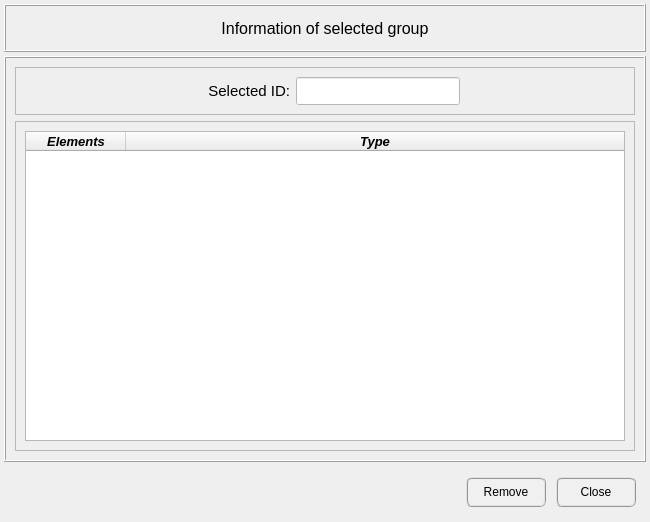
<?xml version="1.0" encoding="UTF-8"?>
<ui version="4.0">
 <class>Dialog</class>
 <widget class="QDialog" name="Dialog">
  <property name="geometry">
   <rect>
    <x>0</x>
    <y>0</y>
    <width>650</width>
    <height>522</height>
   </rect>
  </property>
  <property name="minimumSize">
   <size>
    <width>650</width>
    <height>522</height>
   </size>
  </property>
  <property name="maximumSize">
   <size>
    <width>650</width>
    <height>522</height>
   </size>
  </property>
  <property name="windowTitle">
   <string>Information of selected group</string>
  </property>
  <layout class="QGridLayout" name="gridLayout">
   <property name="leftMargin">
    <number>4</number>
   </property>
   <property name="topMargin">
    <number>4</number>
   </property>
   <property name="rightMargin">
    <number>4</number>
   </property>
   <property name="bottomMargin">
    <number>4</number>
   </property>
   <property name="spacing">
    <number>4</number>
   </property>
   <item row="1" column="0">
    <widget class="QFrame" name="frame_2">
     <property name="minimumSize">
      <size>
       <width>0</width>
       <height>0</height>
      </size>
     </property>
     <property name="maximumSize">
      <size>
       <width>16777215</width>
       <height>16777215</height>
      </size>
     </property>
     <property name="frameShape">
      <enum>QFrame::Box</enum>
     </property>
     <property name="frameShadow">
      <enum>QFrame::Raised</enum>
     </property>
     <layout class="QGridLayout" name="gridLayout_3">
      <item row="0" column="0">
       <widget class="QFrame" name="frame_3">
        <property name="frameShape">
         <enum>QFrame::StyledPanel</enum>
        </property>
        <property name="frameShadow">
         <enum>QFrame::Raised</enum>
        </property>
        <layout class="QGridLayout" name="gridLayout_4">
         <item row="0" column="2">
          <widget class="QLineEdit" name="lineEdit_selected_ID">
           <property name="enabled">
            <bool>true</bool>
           </property>
           <property name="minimumSize">
            <size>
             <width>0</width>
             <height>28</height>
            </size>
           </property>
           <property name="maximumSize">
            <size>
             <width>240</width>
             <height>28</height>
            </size>
           </property>
           <property name="font">
            <font>
             <pointsize>10</pointsize>
            </font>
           </property>
           <property name="focusPolicy">
            <enum>Qt::ClickFocus</enum>
           </property>
           <property name="styleSheet">
            <string notr="true">background-color: rgb(255, 255, 255);</string>
           </property>
           <property name="text">
            <string/>
           </property>
           <property name="alignment">
            <set>Qt::AlignCenter</set>
           </property>
          </widget>
         </item>
         <item row="0" column="1">
          <widget class="QLabel" name="label_selected_id">
           <property name="minimumSize">
            <size>
             <width>100</width>
             <height>0</height>
            </size>
           </property>
           <property name="maximumSize">
            <size>
             <width>100</width>
             <height>16777215</height>
            </size>
           </property>
           <property name="font">
            <font>
             <pointsize>11</pointsize>
            </font>
           </property>
           <property name="text">
            <string>Selected ID:</string>
           </property>
           <property name="alignment">
            <set>Qt::AlignRight|Qt::AlignTrailing|Qt::AlignVCenter</set>
           </property>
          </widget>
         </item>
         <item row="0" column="0">
          <spacer name="horizontalSpacer">
           <property name="orientation">
            <enum>Qt::Horizontal</enum>
           </property>
           <property name="sizeHint" stdset="0">
            <size>
             <width>40</width>
             <height>20</height>
            </size>
           </property>
          </spacer>
         </item>
         <item row="0" column="3">
          <spacer name="horizontalSpacer_2">
           <property name="orientation">
            <enum>Qt::Horizontal</enum>
           </property>
           <property name="sizeHint" stdset="0">
            <size>
             <width>40</width>
             <height>20</height>
            </size>
           </property>
          </spacer>
         </item>
        </layout>
       </widget>
      </item>
      <item row="1" column="0">
       <widget class="QFrame" name="frame_4">
        <property name="frameShape">
         <enum>QFrame::StyledPanel</enum>
        </property>
        <property name="frameShadow">
         <enum>QFrame::Raised</enum>
        </property>
        <layout class="QGridLayout" name="gridLayout_5">
         <item row="0" column="0">
          <widget class="QTreeWidget" name="treeWidget_group_info">
           <property name="minimumSize">
            <size>
             <width>0</width>
             <height>0</height>
            </size>
           </property>
           <property name="maximumSize">
            <size>
             <width>600</width>
             <height>1000</height>
            </size>
           </property>
           <property name="font">
            <font>
             <family>Arial</family>
             <pointsize>10</pointsize>
             <weight>75</weight>
             <italic>true</italic>
             <bold>true</bold>
            </font>
           </property>
           <property name="textElideMode">
            <enum>Qt::ElideRight</enum>
           </property>
           <property name="indentation">
            <number>0</number>
           </property>
           <property name="uniformRowHeights">
            <bool>false</bool>
           </property>
           <property name="animated">
            <bool>false</bool>
           </property>
           <property name="allColumnsShowFocus">
            <bool>false</bool>
           </property>
           <property name="headerHidden">
            <bool>false</bool>
           </property>
           <property name="columnCount">
            <number>2</number>
           </property>
           <attribute name="headerVisible">
            <bool>true</bool>
           </attribute>
           <column>
            <property name="text">
             <string>Elements</string>
            </property>
            <property name="textAlignment">
             <set>AlignCenter</set>
            </property>
           </column>
           <column>
            <property name="text">
             <string>Type</string>
            </property>
            <property name="textAlignment">
             <set>AlignCenter</set>
            </property>
           </column>
          </widget>
         </item>
        </layout>
       </widget>
      </item>
     </layout>
    </widget>
   </item>
   <item row="0" column="0">
    <widget class="QFrame" name="frame">
     <property name="minimumSize">
      <size>
       <width>0</width>
       <height>48</height>
      </size>
     </property>
     <property name="maximumSize">
      <size>
       <width>16777215</width>
       <height>48</height>
      </size>
     </property>
     <property name="frameShape">
      <enum>QFrame::Box</enum>
     </property>
     <property name="frameShadow">
      <enum>QFrame::Raised</enum>
     </property>
     <property name="lineWidth">
      <number>1</number>
     </property>
     <layout class="QGridLayout" name="gridLayout_2">
      <property name="leftMargin">
       <number>4</number>
      </property>
      <property name="topMargin">
       <number>4</number>
      </property>
      <property name="rightMargin">
       <number>4</number>
      </property>
      <property name="bottomMargin">
       <number>4</number>
      </property>
      <property name="spacing">
       <number>4</number>
      </property>
      <item row="0" column="0">
       <widget class="QLabel" name="label">
        <property name="font">
         <font>
          <pointsize>12</pointsize>
         </font>
        </property>
        <property name="text">
         <string>Information of selected group</string>
        </property>
        <property name="textFormat">
         <enum>Qt::AutoText</enum>
        </property>
        <property name="alignment">
         <set>Qt::AlignCenter</set>
        </property>
       </widget>
      </item>
     </layout>
    </widget>
   </item>
   <item row="2" column="0">
    <widget class="QFrame" name="frame_buttons">
     <property name="minimumSize">
      <size>
       <width>0</width>
       <height>52</height>
      </size>
     </property>
     <property name="maximumSize">
      <size>
       <width>16777215</width>
       <height>52</height>
      </size>
     </property>
     <property name="frameShape">
      <enum>QFrame::NoFrame</enum>
     </property>
     <property name="frameShadow">
      <enum>QFrame::Raised</enum>
     </property>
     <layout class="QGridLayout" name="gridLayout_6">
      <property name="leftMargin">
       <number>10</number>
      </property>
      <property name="topMargin">
       <number>0</number>
      </property>
      <property name="rightMargin">
       <number>10</number>
      </property>
      <property name="bottomMargin">
       <number>0</number>
      </property>
      <property name="horizontalSpacing">
       <number>10</number>
      </property>
      <item row="0" column="1">
       <widget class="QPushButton" name="pushButton_remove">
        <property name="sizePolicy">
         <sizepolicy hsizetype="Expanding" vsizetype="Expanding">
          <horstretch>0</horstretch>
          <verstretch>0</verstretch>
         </sizepolicy>
        </property>
        <property name="minimumSize">
         <size>
          <width>80</width>
          <height>30</height>
         </size>
        </property>
        <property name="maximumSize">
         <size>
          <width>80</width>
          <height>30</height>
         </size>
        </property>
        <property name="sizeIncrement">
         <size>
          <width>0</width>
          <height>1</height>
         </size>
        </property>
        <property name="styleSheet">
         <string notr="true">QPushButton{border-radius: 6px; border-color: rgb(150, 150, 150); border-style: ridge; border-width: 2px; color: rgb(0, 0, 0); background-color: rgb(240, 240, 240); font: 75 10pt &quot;MS Shell Dlg 2&quot;}
QPushButton:hover{border-radius: 6px; border-color: rgb(0, 170, 255); border-style: ridge; border-width: 2px; color: rgb(0, 0, 0); background-color: rgba(174, 213, 255, 100); font: 75 10pt &quot;MS Shell Dlg 2&quot;}
QPushButton:pressed{border-radius: 6px; border-color: rgb(0, 170, 255); border-style: ridge; border-width: 3px; color: rgb(0, 0, 0); background-color: rgb(174, 213, 255); font: 75 10pt &quot;MS Shell Dlg 2&quot;}</string>
        </property>
        <property name="text">
         <string>Remove</string>
        </property>
       </widget>
      </item>
      <item row="0" column="2">
       <widget class="QPushButton" name="pushButton_close">
        <property name="sizePolicy">
         <sizepolicy hsizetype="Expanding" vsizetype="Expanding">
          <horstretch>0</horstretch>
          <verstretch>0</verstretch>
         </sizepolicy>
        </property>
        <property name="minimumSize">
         <size>
          <width>80</width>
          <height>30</height>
         </size>
        </property>
        <property name="maximumSize">
         <size>
          <width>80</width>
          <height>30</height>
         </size>
        </property>
        <property name="sizeIncrement">
         <size>
          <width>0</width>
          <height>1</height>
         </size>
        </property>
        <property name="styleSheet">
         <string notr="true">QPushButton{border-radius: 6px; border-color: rgb(150, 150, 150); border-style: ridge; border-width: 2px; color: rgb(0, 0, 0); background-color: rgb(240, 240, 240); font: 75 10pt &quot;MS Shell Dlg 2&quot;}
QPushButton:hover{border-radius: 6px; border-color: rgb(0, 170, 255); border-style: ridge; border-width: 2px; color: rgb(0, 0, 0); background-color: rgba(174, 213, 255, 100); font: 75 10pt &quot;MS Shell Dlg 2&quot;}
QPushButton:pressed{border-radius: 6px; border-color: rgb(0, 170, 255); border-style: ridge; border-width: 3px; color: rgb(0, 0, 0); background-color: rgb(174, 213, 255); font: 75 10pt &quot;MS Shell Dlg 2&quot;}</string>
        </property>
        <property name="text">
         <string>Close</string>
        </property>
       </widget>
      </item>
      <item row="0" column="0">
       <widget class="QFrame" name="frame_5">
        <property name="frameShape">
         <enum>QFrame::NoFrame</enum>
        </property>
        <property name="frameShadow">
         <enum>QFrame::Raised</enum>
        </property>
       </widget>
      </item>
     </layout>
    </widget>
   </item>
  </layout>
 </widget>
 <resources/>
 <connections/>
</ui>
